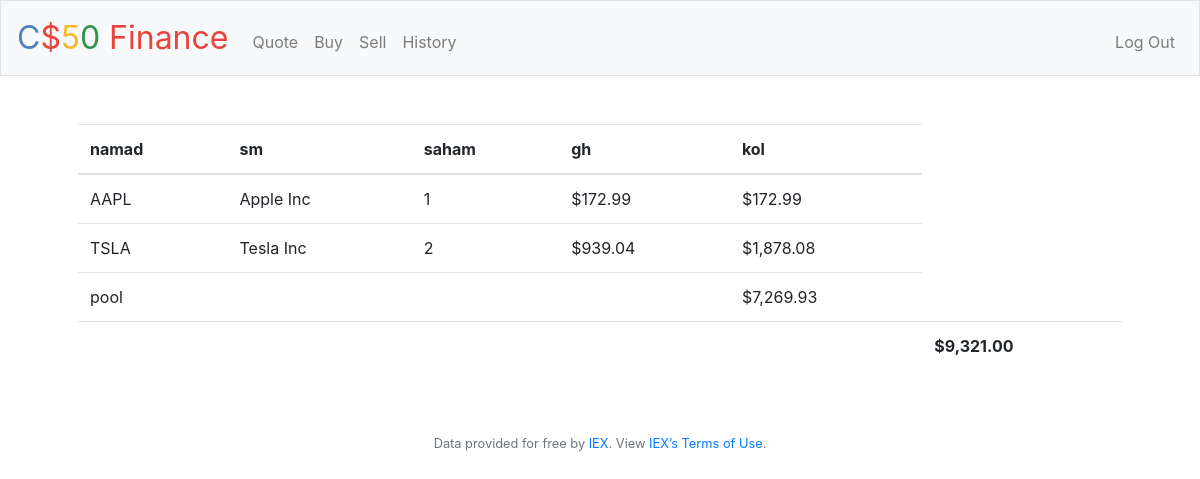
/ (signed in), run on the app's committed database.
### tables this page shows
CREATE TABLE trans (
 id INTEGER PRIMARY KEY AUTOINCREMENT,
 user_id INTEGER NOT NULL,
 name TEXT NOT NULL,
 shares INTEGER NOT NULL,
 price NUMERIC NOT NULL,
 type TEXT NOT NULL,
 symbol TEXT NOT NULL,
 time TIMESTAMP DEFAULT CURRENT_TIMESTAMP,
 FOREIGN KEY(user_id) REFERENCES users(id)
);

CREATE TABLE users (id INTEGER, username TEXT NOT NULL, hash TEXT NOT NULL, cash NUMERIC NOT NULL DEFAULT 10000.00, PRIMARY KEY(id));

### app.py (the view)
@app.route("/")
@login_required
def index():
    uid = session["user_id"]
    usable = db.execute(
        "SELECT symbol, name, price, SUM(shares) as Tshares FROM trans WHERE user_id = ? GROUP BY symbol", uid)
    money = db.execute(
        "SELECT cash FROM users WHERE id = ?", uid)[0]["cash"]
    TOTAL = money
    for i in usable:
        TOTAL += i["price"] * i["Tshares"]
    return render_template("index.html", stock=usable, cash=money, usd=usd, total=TOTAL)

### app.py (called while the page is built)
@app.after_request
def after_request(response):
    response.headers["Cache-Control"] = "no-cache, no-store, must-revalidate"
    response.headers["Expires"] = 0
    response.headers["Pragma"] = "no-cache"
    return response

### helpers.py (called while the page is built)
def login_required(f):
    @wraps(f)
    def decorated_function(*args, **kwargs):
        if session.get("user_id") is None:
            return redirect("/login")
        return f(*args, **kwargs)
    return decorated_function

def usd(value):
    return f"${value:,.2f}"

### templates/index.html (shortened to what this page needs)
{% extends "layout.html" %}
{% block main %}
    <table class="table table_striped">
        <thead>
            <tr>
                <th>namad</th>
                <th>sm</th>
                <th>saham</th>
                <th>gh</th>
                <th>kol</th>
            </tr>
        </thead>
        <tbody>
            {% for c in stock %}
            <tr>
                <td> {{ c["symbol"] }} </td>
                <td> {{ c["name"] }} </td>
                <td> {{ c["Tshares"] }} </td>
                <td> {{ usd(c["price"]) }} </td>
                <td> {{ usd(c["Tshares"] * c["price"]) }} </td>
            </tr>
            {% endfor %}
            <tr>
                <td>pool</td>
                <td></td>
                <td></td>
                <td></td>
                <td> {{ usd(cash) }} </td>
            </tr>
        </tbody>
        <tfoot>
            <td colspan="6"></td>
            <td><strong> {{ usd(total) }} </strong></td>
        </tfoot>
    </table>
{% endblock %}

### data on the page
trans: symbol "TSLA", name "Tesla Inc", Tshares "2", price "$939.04", Tshares "$1,878.08"
users: cash "$7,269.93"

### other printed values
{{ c["symbol"] }} "AAPL"
{{ c["name"] }} "Apple Inc"
{{ c["Tshares"] }} "1"
{{ usd(c["price"]) }} "$172.99"
{{ usd(c["Tshares"] * c["price"]) }} "$172.99"
{{ usd(total) }} "$9,321.00"
